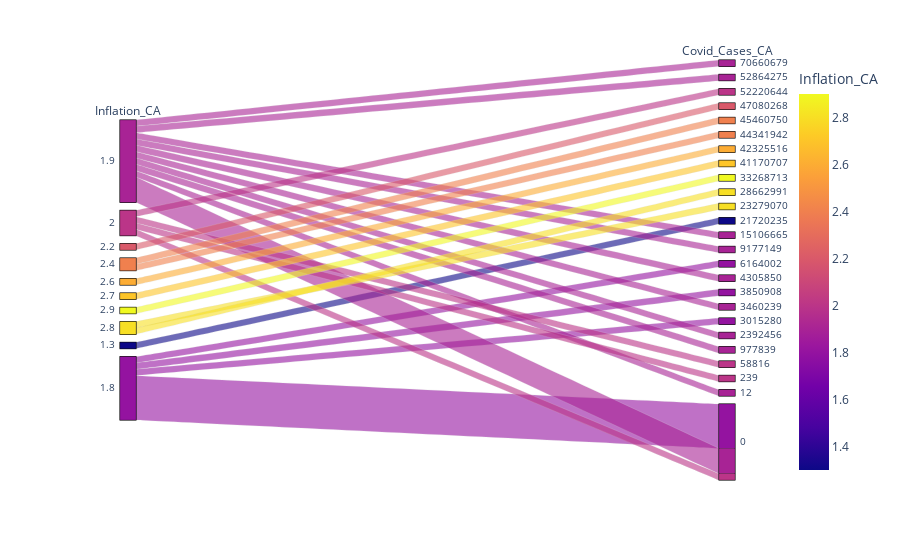

The notebook cell saved with this chart:
### Markdown cell above
###  Plot data using parallel_categories plot

### Code cell
px.parallel_categories(
    combined_df,
    dimensions=["Inflation_CA","Covid_Cases_CA"],
    color="Inflation_CA",
)

### Figure 1 — Plotly figure (JSON) as saved in the notebook; plotly's stock layout.template omitted (floating-point values rounded to 4 significant figures)
{"data": [{"dimensions": [{"label": "Inflation_CA", "values": [1.9, 1.9, 2, 2.2, 2.4, 2.4, 2.6, 2.7, 2.9, 2.8, 2.8, 1.3, 1.9, 1.9, 1.8, 1.9, 1.8, 1.9, 1.8, 1.9, 1.9, 2, 2, 1.9, 1.8, 1.9, 2, 1.8, 1.9, 1.8, 1.8, 1.8, 1.8, 1.8, 1.9, 1.9]}, {"label": "Covid_Cases_CA", "values": [70660679, 52864275, 52220644, 47080268, 45460750, 44341942, 42325516, 41170707, 33268713, 28662991, 23279070, 21720235, 15106665, 9177149, 6164002, 4305850, 3850908, 3460239, 3015280, 2392456, 977839, 58816, 239, 12, 0, 0, 0, 0, 0, 0, 0, 0, 0, 0, 0, 0]}], "domain": {"x": [0, 1], "y": [0, 1]}, "line": {"color": [1.9, 1.9, 2, 2.2, 2.4, 2.4, 2.6, 2.7, 2.9, 2.8, 2.8, 1.3, 1.9, 1.9, 1.8, 1.9, 1.8, 1.9, 1.8, 1.9, 1.9, 2, 2, 1.9, 1.8, 1.9, 2, 1.8, 1.9, 1.8, 1.8, 1.8, 1.8, 1.8, 1.9, 1.9], "coloraxis": "coloraxis"}, "name": "", "type": "parcats"}], "layout": {"autosize": true, "coloraxis": {"colorbar": {"title": {"text": "Inflation_CA"}}, "colorscale": [[0, "#0d0887"], [0.1111, "#46039f"], [0.2222, "#7201a8"], [0.3333, "#9c179e"], [0.4444, "#bd3786"], [0.5556, "#d8576b"], [0.6667, "#ed7953"], [0.7778, "#fb9f3a"], [0.8889, "#fdca26"], [1, "#f0f921"]]}, "legend": {"tracegroupgap": 0}, "margin": {"t": 60}}}
